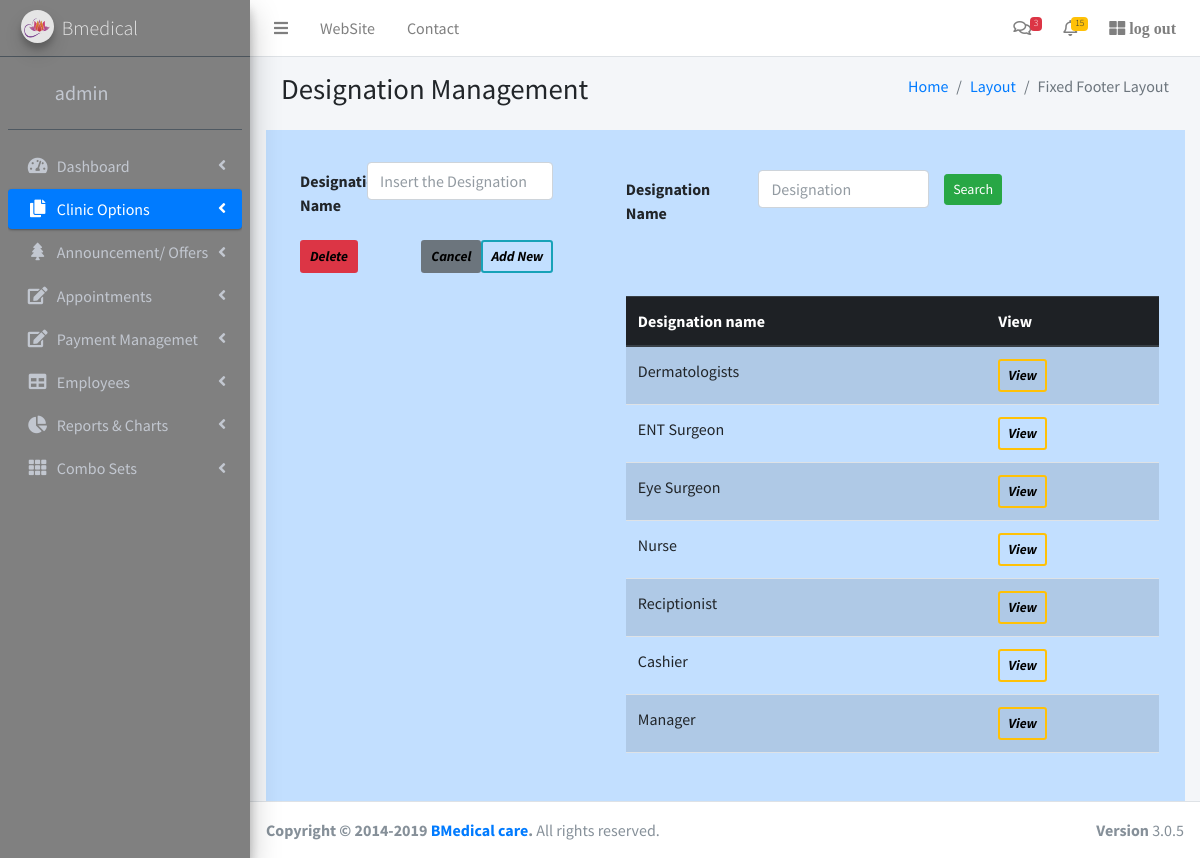
Page /appsample/designations/ (signed in) on the committed database.
### appsample/models.py (models this page shows, shortened)
class Designation(models.Model):
	name = models.CharField(max_length = 255)

### appsample/decorators.py (the view)
		def wrapper_func(request, *args, **kwargs):
			if request.user.is_superuser or request.user.groups.filter(name__in =roles).exists():
				return view_func(request, *args, **kwargs)
			else:
				return HttpResponse('you are not authorized')

### appsample/forms.py
class DesignationForm(ModelForm):
	class Meta:
		model = Designation
		fields = '__all__'
		widgets = {
			'name':TextInput(attrs = {'class':'form-control', 'placeholder':'Insert the Designation'}),
		}

### appsample/views.py (called while the page is built)
@allowed_users(roles = ['Manager'])
def designation(request, pk=None):
	model = Designation.objects.get(pk=pk) if pk else Designation()
	data = Designation.objects.all()
	filter = DesignationFilter(request.GET, queryset = data)
	data = filter.qs
	if request.POST.get('save'):
		form = DesignationForm(request.POST, instance=model)
		if form.is_valid():
			form.save()
			return redirect('/appsample/designations')
	else:
		form = DesignationForm(instance=model)
		if request.POST:
			model.delete()
			return redirect('/appsample/designations')
	context = {'form':form, 'data':data, 'filter':filter}
	return render(request, 'designation.html', context)

### appsample/templates/designation.html (shortened to what this page needs)
{% extends 'main.html' %}
{% block content %}
<section class="content-header">
  <div class="container-fluid">
    <div class="row mb-2">
      <div class="col-sm-6">
        <h1>Designation Management</h1>
      </div>
      <div class="col-sm-6">
        <ol class="breadcrumb float-sm-right">
          <li class="breadcrumb-item"><a href="#">Home</a></li>
          <li class="breadcrumb-item"><a href="#">Layout</a></li>
          <li class="breadcrumb-item active">Fixed Footer Layout</li>
        </ol>
      </div>
    </div>
  </div>
</section>
<div style="background-color:#C2DFFF;" >
<div class="row">
    <div class=" p-3 my-3  col-md-4"  >
		<form method = "POST"  style="margin-left:10px;" class="pl-3">
  				<div class="row mb-3">
    				<label  class="col-sm-3 col-form-label fw-bold">Designation Name</label>
   					<div class="col-sm-9">
     					 {{form.name}}
    				</div>
  				</div>
			<input type="submit" value="Add New " name="save" style="color: black" class="btn btn-outline-info  border-2 fw-bold btn-sm fst-italic float-end">
			<input type="submit" value="Delete" style="color: black" class="btn btn-danger  border-2 fw-bold btn-sm fst-italic float-left">
			<input type="reset"  value="Cancel" style="color: black" class="btn btn-secondary  border-2 fw-bold btn-sm fst-italic float-end">
		</form>
    </div>
    <div class="p-3 my-3  col-md-8  " >
		<div class= "row ">
			<form method = "GET" class=" pl-5 row mt-2">
	  			<div class="col-md-7 ">
	  				<div class="row mb-5">
    					<label  class="col-sm-5 col-form-label fw-bold pr-2">Designation Name</label>
   						<div class="col-sm-7 ">
     					 	{{filter.form.name}}
    					</div>
  					</div>
	  			</div>
				<div class="col-md-1 mt-1">
					<input type="submit" value="Search " class="btn btn-success btn-sm  ">
				</div>
		</form>
		</div>
		<div class= "row pt-3 pl-5 pr-4">
					<table class="table table-striped  table-hover caption-top ">
						<thead class="thead-dark table-active">
							<tr>
								<th scope="col">Designation name</th>
								<th scope="col">View</th>
							</tr>
						</thead>
						<tbody>
							{% for d in data %}
							<tr>
								<td>{{d.name}}</td>
								<td>
									<a class="btn btn-outline-warning btn-sm border-2 fst-italic fw-bold" href = "{{d.id}}" style="color: black;" >View</a>
							</tr>
							{% endfor %}
						</tbody>
					</table>
		</div>
    </div>
</div>
</div>
{% endblock %}

### appsample/templates/main.html (shortened to what this page needs)
<!DOCTYPE html>
<html>
{% load static %}
	<head>
		<link href="https://cdn.jsdelivr.net/npm/bootstrap@5.1.1/dist/css/bootstrap.min.css"
		rel="stylesheet"
>
		  <link rel="stylesheet" href="https://stackpath.bootstrapcdn.com/bootstrap/4.1.3/css/bootstrap.min.css" >
      <link rel="stylesheet" href="https://cdnjs.cloudflare.com/ajax/libs/Chart.js/2.8.0/Chart.min.css" >
  		<link rel="stylesheet" href="https://use.fontawesome.com/releases/v5.6.1/css/all.css" >
	   	<link href="https://cdn.jsdelivr.net/npm/bootstrap@5.1.1/dist/css/bootstrap.min.css" rel="stylesheet">
      <link rel="stylesheet" href="{% static 'plugins/fontawesome-free/css/all.min.css' %}">
      <link rel="stylesheet" href="https://code.ionicframework.com/ionicons/2.0.1/css/ionicons.min.css">
      <link rel="stylesheet" href="{% static 'dist/css/adminlte.min.css' %}">
      <link rel="stylesheet" href="{% static 'plugins/datatables-bs4/css/dataTables.bootstrap4.min.css' %}">
      <link rel="stylesheet" href="{% static 'plugins/datatables-responsive/css/responsive.bootstrap4.min.css' %}">
      <link rel="stylesheet" href="{% static 'dist/css/adminlte.min.css' %}">
      <link href="https://cdn.jsdelivr.net/npm/select2@4.1.0-rc.0/dist/css/select2.min.css" rel="stylesheet" />
	</head>
	<body class="hold-transition sidebar-mini layout-footer-fixed">
<div class="wrapper">
  <nav class="main-header navbar navbar-expand navbar-white navbar-light">
    <ul class="navbar-nav">
      <li class="nav-item">
        <a class="nav-link" data-widget="pushmenu" href="#" role="button"><i class="fa fa-bars"></i></a>
      </li>
      <li class="nav-item d-none d-sm-inline-block">
        <a href="{% url 'dashboard' %}" class="nav-link">WebSite</a>
      </li>
      <li class="nav-item d-none d-sm-inline-block">
        <a href="#" class="nav-link">Contact</a>
      </li>
    </ul>
    <ul class="navbar-nav ml-auto">
      <li class="nav-item dropdown">
        <a class="nav-link" data-toggle="dropdown" href="#">
          <i class="far fa-comments"></i>
          <span class="badge badge-danger navbar-badge">3</span>
        </a>
      </li>
      <li class="nav-item dropdown">
        <a class="nav-link" data-toggle="dropdown" href="#">
          <span class="badge badge-warning navbar-badge">15</span>
        </a>
      </li>
      <li class="nav-item">
        <a class="nav-link" href="{% url 'logout' %}" > <i class="fas fa-th-large"> log out </i>
        </a>
      </li>
    </ul>
  </nav>
<aside class="main-sidebar sidebar-dark-primary elevation-4" style="background-color: gray;" >
    <a href="../../index3.html" class="brand-link">
      <img src="{% static 'dist/img/lotus.png' %}"
           class="brand-image img-circle elevation-3"
           style="opacity: .8">
      <span class="brand-text font-weight-light">Bmedical</span>
    </a>
    <div class="sidebar">
      <div class="user-panel mt-3 pb-3 mb-3 d-flex">
        <div class="image">
        </div>
        <div class="info">
          <a href="#" class="d-block ml-4 fs-5">{{request.user}}</a>
        </div>
      </div>
      <nav class="mt-2">
        <ul class="nav nav-pills nav-sidebar flex-column" data-widget="treeview" role="menu" data-accordion="false">
          <li class="nav-item has-treeview">
            <a href="{% url 'dashboard' %}" class="nav-link">
              <i class="nav-icon fas fa-tachometer-alt"></i>
              <p>
                Dashboard
                <i class="right fas fa-angle-left"></i>
              </p>
            </a>
          </li>
          <li class="nav-item has-treeview ">
            <a href="#" class="nav-link active">
              <i class="nav-icon fas fa-copy"></i>
              <p>
                Clinic Options
                <i class="fas fa-angle-left right"></i>
              </p>
            </a>
          </li>
          <li class="nav-item has-treeview">
            <a href="#" class="nav-link">
              <i class="nav-icon fas fa-tree"></i>
              <p>
                Announcement/ Offers
                <i class="fas fa-angle-left right"></i>
              </p>
            </a>
          </li>
          <li class="nav-item has-treeview">
            <a href="#" class="nav-link">
              <i class="nav-icon fas fa-edit"></i>
              <p>
                Appointments
                <i class="fas fa-angle-left right"></i>
              </p>
            </a>
          </li>
          <li class="nav-item has-treeview">
            <a href="#" class="nav-link">
              <i class="nav-icon fas fa-edit"></i>
              <p>
                Payment Managemet
                <i class="fas fa-angle-left right"></i>
              </p>
            </a>
          </li>
          <li class="nav-item has-treeview">
            <a href="#" class="nav-link">
              <i class="nav-icon fas fa-table"></i>
              <p>
                Employees
                <i class="fas fa-angle-left right"></i>
              </p>
            </a>
          </li>
          <li class="nav-item has-treeview">
            <a href="#" class="nav-link">
              <i class="nav-icon fas fa-chart-pie"></i>
              <p>
                Reports & Charts
                <i class="right fas fa-angle-left"></i>
              </p>
            </a>
          </li>
          <li class="nav-item has-treeview">
            <a href="#" class="nav-link">
              <i class="nav-icon fas fa-th"></i>
              <p>
                Combo Sets
                <i class="fas fa-angle-left right"></i>
              </p>
            </a>
          </li>
        </ul>
      </nav>
    </div>
</aside>
  <div class="content-wrapper">
    <section class="content">
      <div class="container-fluid">
        <div class="row">
          <div class="col-12">
            {% block content%}
            {% endblock %}
          </div>
        </div>
      </div>
    </section>
  </div>
  <footer class="main-footer">
    <div class="float-right d-none d-sm-block">
      <b>Version</b> 3.0.5
    </div>
    <strong>Copyright &copy; 2014-2019 <a href="#">BMedical care</a>.</strong> All rights
    reserved.
  </footer>
</div>
</body>
</html>

### rows in the picture
Designation: name "Dermatologists"
Designation: name "ENT Surgeon"
Designation: name "Eye Surgeon"
Designation: name "Nurse"
Designation: name "Reciptionist"
Designation: name "Cashier"
Designation: name "Manager"

### other values in the picture
{{ request.user }} "admin"
